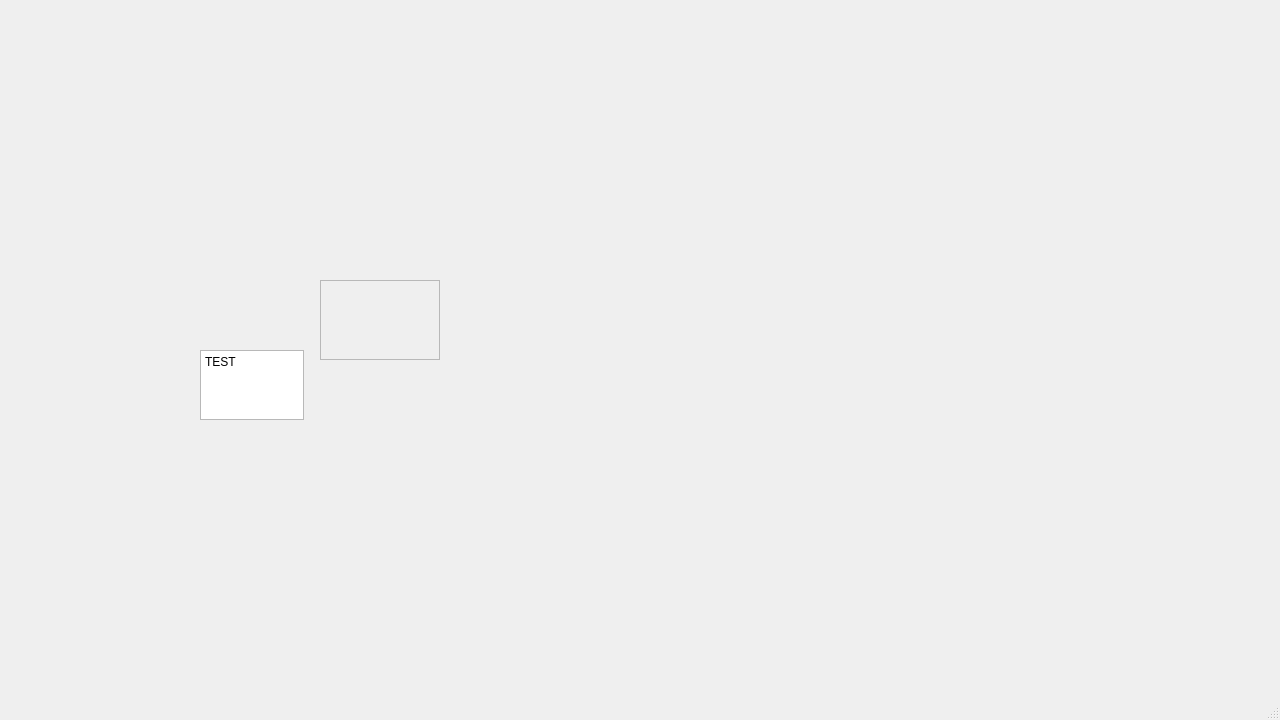
<?xml version="1.0" encoding="UTF-8"?>
<ui version="4.0">
 <class>MainWindow</class>
 <widget class="QMainWindow" name="MainWindow">
  <property name="geometry">
   <rect>
    <x>0</x>
    <y>0</y>
    <width>1280</width>
    <height>720</height>
   </rect>
  </property>
  <property name="windowTitle">
   <string>MainWindow</string>
  </property>
  <widget class="QWidget" name="centralwidget">
   <widget class="QFrame" name="frame">
    <property name="geometry">
     <rect>
      <x>320</x>
      <y>280</y>
      <width>120</width>
      <height>80</height>
     </rect>
    </property>
    <property name="frameShape">
     <enum>QFrame::StyledPanel</enum>
    </property>
    <property name="frameShadow">
     <enum>QFrame::Raised</enum>
    </property>
   </widget>
   <widget class="QTextEdit" name="textEdit">
    <property name="geometry">
     <rect>
      <x>200</x>
      <y>350</y>
      <width>104</width>
      <height>70</height>
     </rect>
    </property>
    <property name="html">
     <string>&lt;!DOCTYPE HTML PUBLIC &quot;-//W3C//DTD HTML 4.0//EN&quot; &quot;http://www.w3.org/TR/REC-html40/strict.dtd&quot;&gt;
&lt;html&gt;&lt;head&gt;&lt;meta name=&quot;qrichtext&quot; content=&quot;1&quot; /&gt;&lt;meta charset=&quot;utf-8&quot; /&gt;&lt;style type=&quot;text/css&quot;&gt;
p, li { white-space: pre-wrap; }
hr { height: 1px; border-width: 0; }
li.unchecked::marker { content: &quot;\2610&quot;; }
li.checked::marker { content: &quot;\2612&quot;; }
&lt;/style&gt;&lt;/head&gt;&lt;body style=&quot; font-family:'Segoe UI'; font-size:9pt; font-weight:400; font-style:normal;&quot;&gt;
&lt;p style=&quot; margin-top:0px; margin-bottom:0px; margin-left:0px; margin-right:0px; -qt-block-indent:0; text-indent:0px;&quot;&gt;TEST&lt;/p&gt;&lt;/body&gt;&lt;/html&gt;</string>
    </property>
   </widget>
  </widget>
  <widget class="QMenuBar" name="menubar">
   <property name="geometry">
    <rect>
     <x>0</x>
     <y>0</y>
     <width>1280</width>
     <height>21</height>
    </rect>
   </property>
  </widget>
  <widget class="QStatusBar" name="statusbar"/>
 </widget>
 <resources/>
 <connections/>
</ui>
